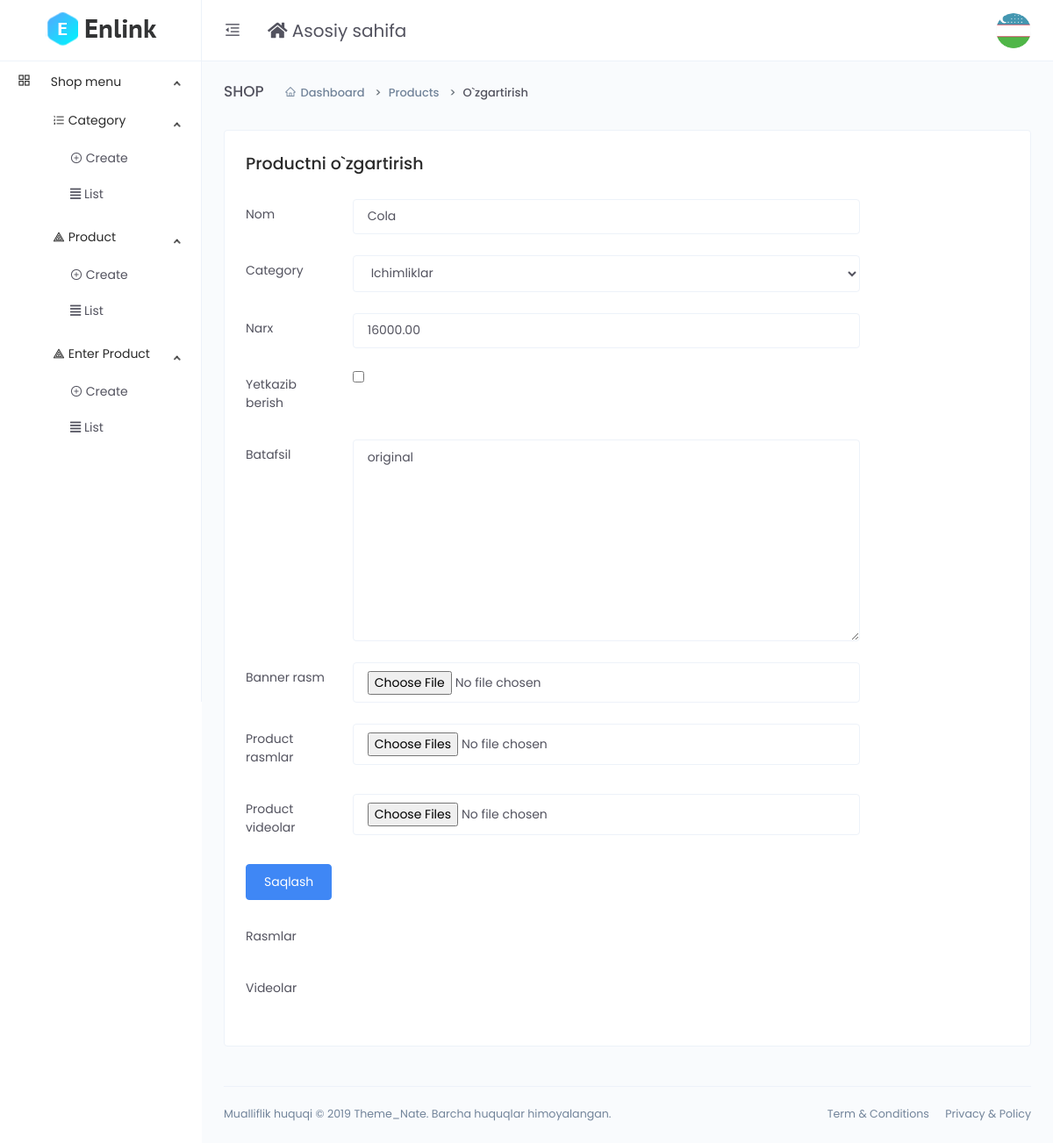
Screenshot of /dashboard/product-update/usDHV3z8vm4klCf/ (signed in) with the database file from the repository.
### main/models.py (models this page shows, shortened)
class User(AbstractUser):
    avatar = models.ImageField(upload_to='avatar/',default='avatar/default.png')
    address = models.CharField(max_length=255, blank=True, null=True)
    phone = models.CharField(max_length=255, blank=True, null=True)
    zip_code = models.IntegerField(blank=True, null=True)
    class Meta(AbstractUser.Meta):
        swappable = "AUTH_USER_MODEL"

class CodeGenerate(models.Model):
    code = models.CharField(max_length=255, blank=True,unique=True)
    class Meta:
        abstract = True

class Product(CodeGenerate):
    category = models.ForeignKey(Category, on_delete=models.CASCADE)
    name = models.CharField(max_length=255)
    body = models.TextField()
    price = models.DecimalField(decimal_places=2, max_digits=10)
    discount_price = models.DecimalField(decimal_places=2, max_digits=10,
                                         blank=True, null=True)
    banner_img = models.ImageField(upload_to='banner-img/')
    quantity = models.IntegerField()
    delivery = models.BooleanField(default=False)

### main/funcs.py (the view)
    def wrapper(request, *args, **kwargs):
        if request.user.is_staff:
            return func(request,*args, **kwargs)
        else:
            return redirect('front:index')

### main/dashboard/views.py (called while the page is built, shortened)
@staff_required
def product_update(request, code):
    images = models.ProductImg.objects.filter(product__code=code)
    videos = models.ProductVideo.objects.filter(product__code=code)
    categories = models.Category.objects.all()
    product = models.Product.objects.get(code=code)
    if request.FILES.getlist('product_img'):
        for img in request.FILES.getlist('product_img'):
            models.ProductImg.objects.create(
                product = product,
                img = img
        )
    context = {
          'images':images,
          'videos':videos,
          'categories':categories,
          'product':product
    }
    return render(request,'dashboard/product/update.html',context=context)

### main/funcs.py (called while the page is built)
def staff_required(func):
    def wrapper(request, *args, **kwargs):
        if request.user.is_staff:
            return func(request,*args, **kwargs)
        else:
            return redirect('front:index')
    return wrapper

### templates/dashboard/product/update.html (shortened to what this page needs)
{% extends 'dashboard/base.html' %}
{% block content %}
    <div class="main-content">
        <div class="page-header">
            <h2 class="header-title">SHOP</h2>
            <div class="header-sub-title">
                <nav class="breadcrumb breadcrumb-dash">
                    <a href="#" class="breadcrumb-item"><i class="anticon anticon-home m-r-5"></i>Dashboard</a>
                    <a class="breadcrumb-item" href="#">Products</a>
                    <span class="breadcrumb-item active">O`zgartirish</span>
                </nav>
            </div>
        </div>
        <div class="card">
            <div class="card-body">
                <h4>Productni o`zgartirish</h4>
                <div class="m-t-25" style="max-width: 700px">
                    <form method="post" enctype="multipart/form-data">{% csrf_token %}
                        <div class="form-group row">
                            <label for="inputPassword3" class="col-sm-2 col-form-label">Nom</label>
                            <div class="col-sm-10">
                                <input type="text" class="form-control" id="inputPassword3" value="{{product.name}}" name="name" >
                            </div>
                        </div>
                        <div class="form-group row">
                            <label for="inputPassword3" class="col-sm-2 col-form-label">Category</label>
                            <div class="col-sm-10">
                                <select name="category_id" class="form-control">
                                    {% for c in categories %}
                                        {% if c == product.category %}
                                        <option value="{{c.code}}" selected>{{c.name}}</option>
                                        {% else %}
                                        <option value="{{c.code}}">{{c.name}}</option>
                                        {% endif %}
                                    {% endfor %}
                                </select>
                            </div>
                        </div>
                        <div class="form-group row">
                            <label for="inputPassword3" class="col-sm-2 col-form-label">Narx</label>
                            <div class="col-sm-10">
                                <input type="number" class="form-control" id="inputPassword3" value="{{product.price}}" name="price">
                            </div>
                        </div>
                        <div class="form-group row">
                            <label for="inputPassword3" class="col-sm-2 col-form-label">Yetkazib berish</label>
                            <div class="col-sm-10">
                                <input type="checkbox" id="inputPassword3" placeholder="..." name="delivery" {% if product.delivery %} checked {% endif %}>
                            </div>
                        </div>
                        <div class="form-group row">
                            <label for="inputPassword3" class="col-sm-2 col-form-label">Batafsil</label>
                            <div class="col-sm-10">
                                <textarea name="body" class="form-control" cols="30" rows="10">{{product.body}}</textarea>
                            </div>
                        </div>
                        <div class="form-group row">
                            <label for="inputPassword3" class="col-sm-2 col-form-label">Banner rasm</label>
                            <div class="col-sm-10">
                                <input type="file" class="form-control" id="inputPassword3" name="banner_img">
                            </div>
                        </div>
                        <div class="form-group row">
                            <label for="inputPassword3" class="col-sm-2 col-form-label">Product rasmlar</label>
                            <div class="col-sm-10">
                                <input type="file" class="form-control" id="inputPassword3" name="product_img" multiple>
                            </div>
                        </div>
                        <div class="form-group row">
                            <label for="inputPassword3" class="col-sm-2 col-form-label">Product videolar</label>
                            <div class="col-sm-10">
                                <input type="file" class="form-control" id="inputPassword3" name="product_video" multiple>
                            </div>
                        </div>
                        <div class="form-group row">
                            <div class="col-sm-10">
                                <button type="submit" class="btn btn-primary">Saqlash</button>
                            </div>
                        </div>
                    </form>
                    <div class="form-group row">
                        <div class="col-sm-2 col-form-label">Rasmlar</div>
                    </div>
                    <div class="form-group row">
                        <div class="col-sm-2 col-form-label">Videolar</div>
                    </div>
                </div>
            </div>
        </div>
    </div>
{% endblock %}

### templates/dashboard/base.html (shortened to what this page needs)
<!DOCTYPE html>
<html lang="en">
{% load static %}
<head>
    <link href="{% static 'dashboard/vendors/bootstrap-datepicker/bootstrap-datepicker.min.css' %}" rel="stylesheet">
    <link href="{% static 'dashboard/css/app.min.css' %}" rel="stylesheet">
</head>
<body>
    <div class="app">
        <div class="layout">
            <div class="header">
                <div class="logo logo-dark">
                    <a href="{% url 'dashboard:index' %}">
                        <img src="{% static 'dashboard/images/logo/logo.png' %}" alt="Logo">
                    </a>
                </div>
                <div class="nav-wrap">
                    <ul class="nav-left">
                        <li class="desktop-toggle">
                            <a href="javascript:void(0);">
                                <i class="anticon"></i>
                            </a>
                        </li>
                        <li class="drop-holder">
                            <a href="{% url 'front:index' %}"> <i class="fa fa-home"></i> Asosiy sahifa</a>
                        </li>
                    </ul>
                    <ul class="nav-right">
                        <li class="dropdown dropdown-animated scale-left">
                            <div class="pointer" data-toggle="dropdown">
                                <div class="avatar avatar-image  m-h-10 m-r-15">
                                    <img src="{{user.avatar.url}}"  alt="">
                                </div>
                            </div>
                        </li>
                    </ul>
                </div>
            </div>
            <div class="side-nav">
                <div class="side-nav-inner">
                    <ul class="side-nav-menu scrollable">
                        <li class="nav-item dropdown open">
                            <a class="dropdown-toggle" href="javascript:void(0);">
                                <span class="icon-holder">
                                    <i class="anticon anticon-appstore"></i>
                                </span>
                                <span class="title">Shop menu</span>
                            </a>
                            <ul class="dropdown-menu">
                                <li>
                                    <li class="nav-item dropdown open">
                                        <a class="dropdown-toggle" href="javascript:void(0);">
                                            <span class="icon-holder">
                                                <i class="anticon anticon-ordered-list"></i>
                                            </span>
                                            <span class="title">Category</span>
                                        </a>
                                        <ul class="dropdown-menu">
                                            <li>
                                                <a href="{% url 'dashboard:category_create' %}">
                                                    <i class="anticon anticon-plus-circle"></i>
                                                    Create
                                                </a>
                                            </li>
                                            <li>
                                                <a href="{% url 'dashboard:category_list' %}">
                                                    <span class="icon-holder">
                                                        <i class="fas fa-align-justify"></i>
                                                        List
                                                    </span>
                                                </a>
                                            </li>
                                        </ul>
                                    </li>
                                </li>
                                <li>
                                    <li class="nav-item dropdown open">
                                        <a class="dropdown-toggle" href="javascript:void(0);">
                                            <span class="icon-holder">
                                                <i class="anticon anticon-heat-map"></i>
                                            </span>
                                            <span class="title">Product</span>
                                        </a>
                                        <ul class="dropdown-menu">
                                            <li>
                                                <a href="{% url 'dashboard:product_create' %}">
                                                    <i class="anticon anticon-plus-circle"></i>
                                                    Create
                                                </a>
                                            </li>
                                            <li>
                                                <a href="{% url 'dashboard:product_list' %}">
                                                    <i class="fas fa-align-justify"></i>
                                                    List
                                                </a>
                                            </li>
                                        </ul>
                                    </li>
                                </li>
                                <li>
                                    <li class="nav-item dropdown open">
                                        <a class="dropdown-toggle" href="javascript:void(0);">
                                            <span class="icon-holder">
                                                <i class="anticon anticon-heat-map"></i>
                                            </span>
                                            <span class="title">Enter Product</span>
                                        </a>
                                        <ul class="dropdown-menu">
                                            <li>
                                                <a href="{% url 'dashboard:create_product_enter' %}">
                                                    <i class="anticon anticon-plus-circle"></i>
                                                    Create
                                                </a>
                                            </li>
                                            <li>
                                                <a href="{% url 'dashboard:list_product_enter' %}">
                                                    <i class="fas fa-align-justify"></i>
                                                    List
                                                </a>
                                            </li>
                                        </ul>
                                    </li>
                                </li>
                            </ul>
                        </li>
                    </ul>
                </div>
            </div>
            <div class="page-container">
                {% block content %}
                {% endblock %}
                <footer class="footer">
                    <div class="footer-content">
                        <p class="m-b-0">Mualliflik huquqi © 2019 Theme_Nate. Barcha huquqlar himoyalangan.</p>
                        <span>
                            <a href="" class="text-gray m-r-15">Term &amp; Conditions</a>
                            <a href="" class="text-gray">Privacy &amp; Policy</a>
                        </span>
                    </div>
                </footer>
            </div>
        </div>
    </div>
</body>
</html>

### rows the page displays
User: avatar (picture)
Product: name "Cola", price "16000.00", body "original"

### other values shown
form field category_id "Ichimliklar"
